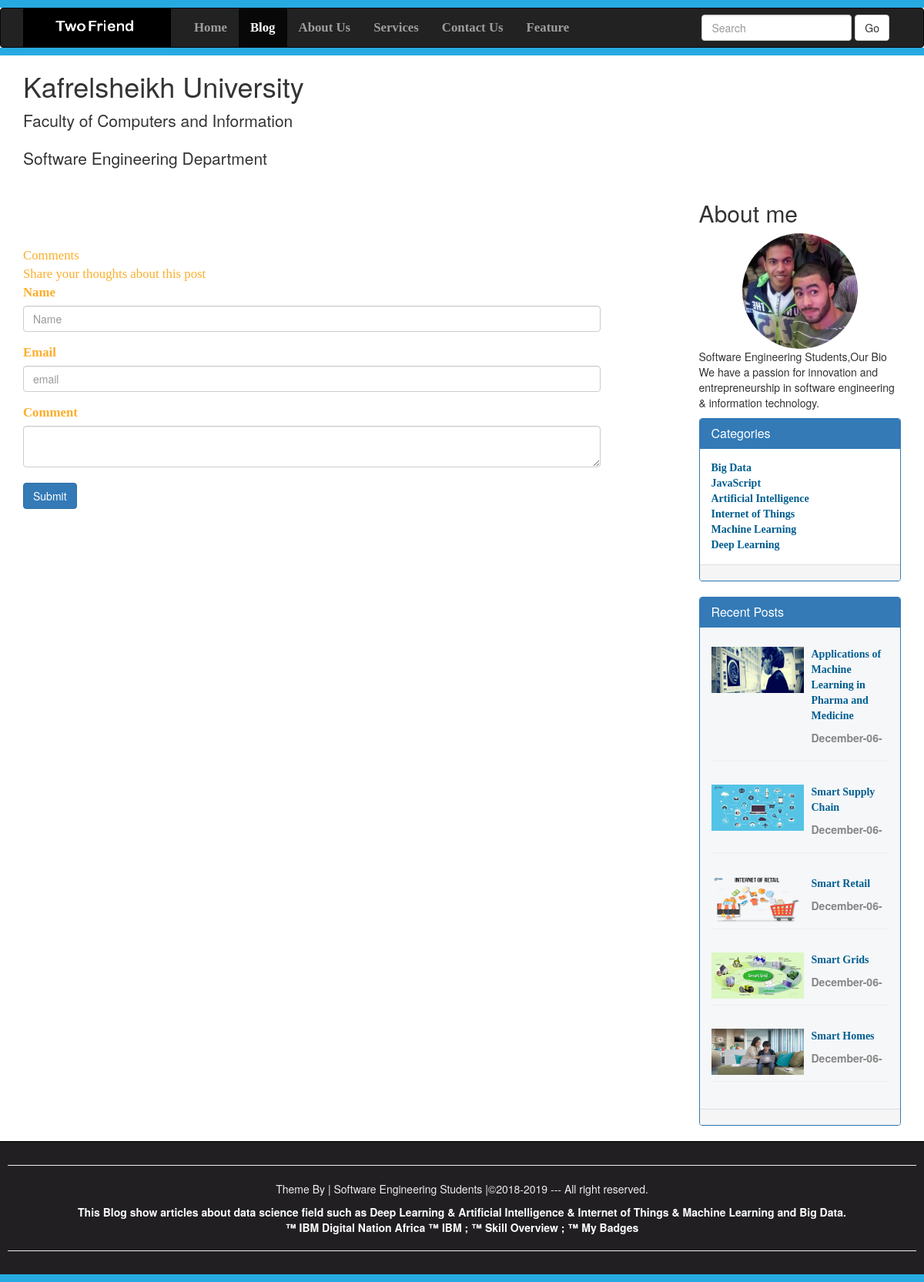
The app's page /FullPost.php with its own data.
### tables this page shows
CREATE TABLE IF NOT EXISTS `category` (
`id` int(10) NOT NULL,
  `datetime` varchar(50) NOT NULL,
  `name` varchar(100) NOT NULL,
  `creatorname` varchar(200) NOT NULL
);

CREATE TABLE IF NOT EXISTS `admin_panel` (
`id` int(10) NOT NULL,
  `datetime` varchar(50) NOT NULL,
  `title` varchar(200) NOT NULL,
  `category` varchar(100) NOT NULL,
  `author` varchar(100) NOT NULL,
  `image` varchar(200) NOT NULL,
  `post` varchar(10000) NOT NULL
);

### FullPost.php (the view, shortened to what this page needs)
<!DOCTYPE>
<html>
	<head>
                <link rel="stylesheet" href="css/bootstrap.min.css">
		<link rel="stylesheet" href="css/publicstyles.css">
	</head>
	<body>
<div style="height: 10px; background: #27aae1;"></div>
<nav class="navbar navbar-inverse" role="navigation">
	<div class="container">
		<div class="navbar-header">
	<a class="navbar-brand" href="Blog.php">
	   <img style="margin-top: -15px;" src="images/1.PNG" width=192;height=30;>
	</a>
		</div>
		<div class="collapse navbar-collapse" id="collapse">
		<ul class="nav navbar-nav">
			<li><a href="#">Home</a></li>
			<li class="active"><a href="Blog.php">Blog</a></li>
			<li><a href="#">About Us</a></li>
			<li><a href="#">Services</a></li>
			<li><a href="#">Contact Us</a></li>
			<li><a href="#">Feature</a></li>
		</ul>
		<form action="Blog.php" class="navbar-form navbar-right">
		<div class="form-group">
		<input type="text" class="form-control" placeholder="Search" name="Search" >
		</div>
	         <button class="btn btn-default" name="SearchButton">Go</button>
		</form>
		</div>
	</div>
</nav>
<div class="Line" style="height: 10px; background: #27aae1;"></div>
<div class="container">
	<div class="blog-header">
	<h1>Kafrelsheikh University</h1>
        <p class="lead">Faculty of Computers and Information</p>
	<p class="lead">Software Engineering Department</p>
	</div>
	<div class="row">
		<div class="col-sm-8">
		<br><br>
		<br><br>
		<span class="FieldInfo">Comments</span>
		<br>
		<span class="FieldInfo">Share your thoughts about this post</span>
<div>
<form action="FullPost.php?id=<?php echo $PostId; ?>" method="post" enctype="multipart/form-data">
	<fieldset>
	<div class="form-group">
	<label for="Name"><span class="FieldInfo">Name</span></label>
	<input class="form-control" type="text" name="Name" id="Name" placeholder="Name">
	</div>
	<div class="form-group">
	<label for="Email"><span class="FieldInfo">Email</span></label>
	<input class="form-control" type="email" name="Email" id="Email" placeholder="email">
	</div>
	<div class="form-group">
	<label for="commentarea"><span class="FieldInfo">Comment</span></label>
	<textarea class="form-control" name="Comment" id="commentarea"></textarea>
	<br>
<input class="btn btn-primary" type="Submit" name="Submit" value="Submit">
	</fieldset>
	<br>
</form>
</div>
		</div>
		<div class="col-sm-offset-1 col-sm-3">
		<h2>About me </h2>
	<img class=" img-responsive img-circle imageicon" src="images/friend2.jpg">
		<p>Software Engineering Students,Our Bio
            We have a passion for innovation and entrepreneurship
            in software engineering & information technology.</p>
<div class="panel panel-primary">
	<div class="panel-heading">
		<h2 class="panel-title">Categories</h2>
	</div>
	<div class="panel-body">
<?php
$ViewQuery="SELECT * FROM category ORDER BY id desc";
$Execute=mysql_query($ViewQuery);
while($DataRows=mysql_fetch_array($Execute)){
	$Category=$DataRows['name'];
?>
<a href="Blog.php?Category=<?php echo $Category; ?>">
<span id="heading"><?php echo $Category."<br>"; ?></span>
</a>
<?php } ?>
	</div>
	<div class="panel-footer">
	</div>
</div>
<div class="panel panel-primary">
	<div class="panel-heading">
		<h2 class="panel-title">Recent Posts</h2>
	</div>
	<div class="panel-body background">
<?php
$ViewQuery="SELECT * FROM admin_panel ORDER BY id desc LIMIT 0,5";
$Execute=mysql_query($ViewQuery);
while($DataRows=mysql_fetch_array($Execute)){
	$Id=$DataRows["id"];
	$Title=$DataRows["title"];
	$DateTime=$DataRows["datetime"];
	$Image=$DataRows["image"];
	if(strlen($DateTime)>11){$DateTime=substr($DateTime,0,12);}
	?>
<div>
<img class="pull-left" style="margin-top: 10px; margin-left: 0px;"  src="Upload/<?php echo htmlentities($Image); ?>" width=120; height=60;>
    <a href="FullPost.php?id=<?php echo $Id;?>">
     <p id="heading" style="margin-left: 130px; padding-top: 10px;"><?php echo htmlentities($Title); ?></p>
     </a>
     <p class="description" style="margin-left: 130px;"><?php echo htmlentities($DateTime);?></p>
	<hr>
</div>
<?php } ?>
	</div>
	<div class="panel-footer">
	</div>
</div>
		</div>
	</div>
</div>
<div id="Footer">
<hr><p>Theme By | Software Engineering Students |&copy;2018-2019 --- All right reserved.
</p>
<a style="color: white; text-decoration: none; cursor: pointer; font-weight:bold;" href="https://developer.ibm.com/africa/skills/artificial-intelligence/" target="_blank">
<p>
This Blog show articles about data science field such as Deep Learning & Artificial Intelligence & Internet of Things & Machine Learning and Big Data. <br>&trade; IBM Digital Nation Africa &trade;  IBM ; &trade; Skill Overview
 ; &trade; My Badges</p><hr>
</a>
</div>
<div style="height: 10px; background: #27AAE1;"></div>
	</body>
</html>

### css/publicstyles.css (style rules this page uses)
.navbar-nav li { font-weight: bold; font-family: Bitter,Georgia,Times,"Times New Roman",serif; font-size: 1.2em; }
.Line { margin-top: -20px; }
#Footer { padding:10px; border-top: 1px solid black; color:#eeeeee; background-color: #211f22; text-align: center; }
#heading { font-family: Bitter,Georgia,"Times New Roman",Times,serif; font-weight: bold; color: #005E90; }
.description { color: #868686; font-weight:bold; margin-top:-2px; }
.imageicon { max-width: 150px; margin: 0 auto; display: block; }
.background { background-color:#F6F7F9; }

### FullPost.php (style rules this page uses)
.FieldInfo { color: rgb(251, 174, 44); font-family: Bitter,Georgia,"Times New Roman",Times,serif; font-size: 1.2em; }

### records on screen
category: name "Big Data"
category: name "JavaScript"
category: name "Artificial Intelligence"
category: name "Internet of Things"
category: name "Machine Learning"
category: name "Deep Learning"
admin_panel: image (picture), title "Applications of Machine Learning in Pharma and Medicine", datetime "December-06-"
admin_panel: image (picture), title "Smart Supply Chain", datetime "December-06-"
admin_panel: image (picture), title "Smart Retail", datetime "December-06-"
admin_panel: image (picture), title "Smart Grids", datetime "December-06-"
admin_panel: image (picture), title "Smart Homes", datetime "December-06-"
